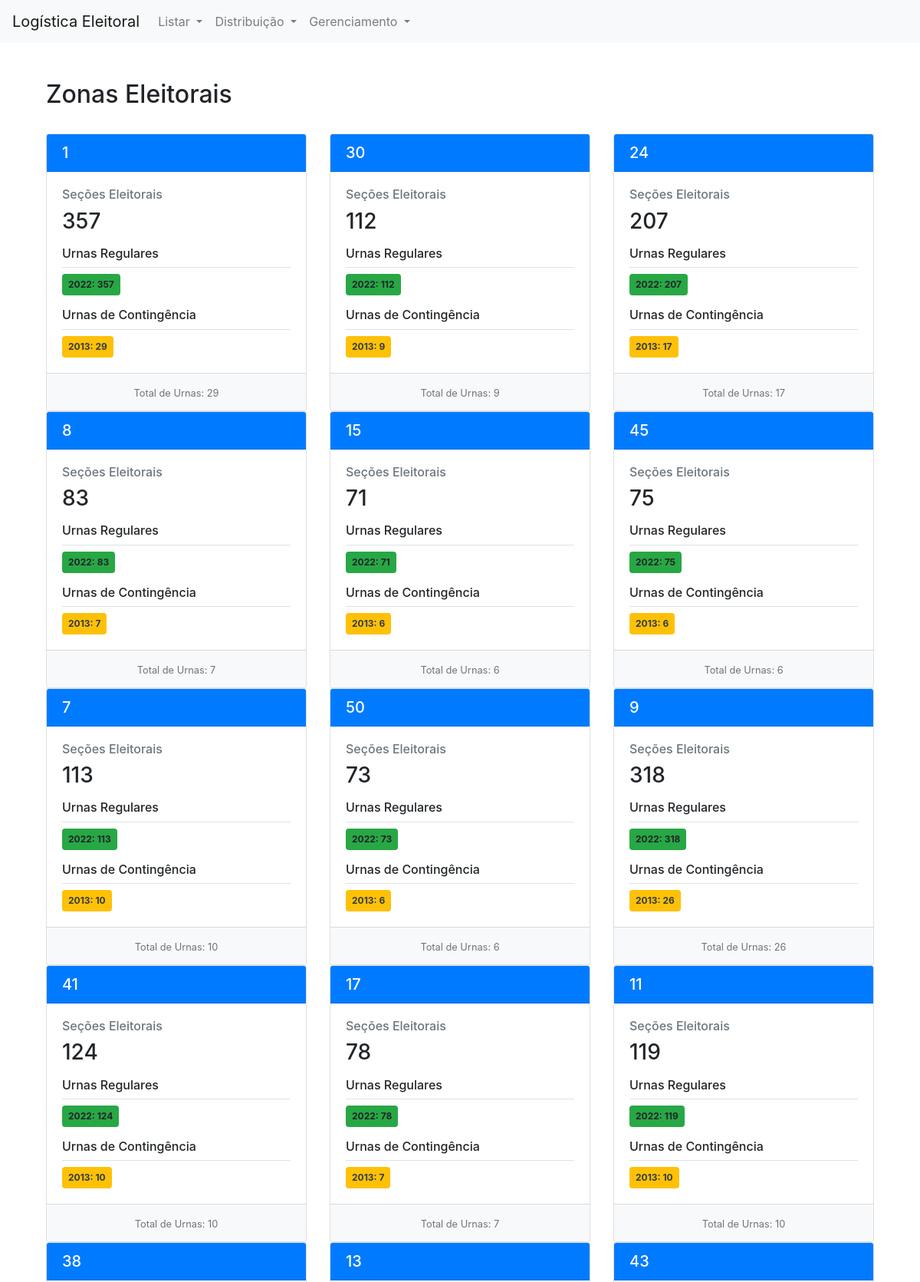
The page /zonas_cards/ (upper part) on the database its author committed.
### Logis/models.py (models this page shows, shortened)
class ZonaEleitoral(models.Model):
    nome = models.CharField(max_length=100, null=True)
    qtdSecoes = models.IntegerField(default=0, null=True)

class Urna(models.Model):
    MODELO_URNAS = [
        ('2013', '2013'),
        ('2015', '2015'),
        ('2020', '2020'),
        ('2022', '2022'),
    ]
    modelo = models.CharField(
        max_length=4,
        choices=MODELO_URNAS
    )
    bio = models.BooleanField(default=True)  # Suporte a biometria
    zona_eleitoral = models.ForeignKey(ZonaEleitoral, on_delete=models.CASCADE)  # Urna pertence a uma zona eleitoral
    qtd = models.IntegerField(default=0)
    contingencia = models.BooleanField(default=False)

### Logis/views/entidades.py (the view)
# urls.py: path('zonas_cards/', entidades.zona_list2, name='zona_list2'),
def zona_list2(request):
    zonas = ZonaEleitoral.objects.all()
    total_secoes = sum(zona.qtdSecoes for zona in zonas)  # Calculate the total
    return render(request, 'Logis/zona_list2.html', {'zonas': zonas, 'total_secoes': total_secoes})

### Logis/templates/Logis/zona_list2.html (shortened to what this page needs)
{% extends 'Logis/base.html' %}
{% block content %}
<div class="container-fluid">
    <div class="row mb-4">
        <div class="col">
            <h2>Zonas Eleitorais</h2>
        </div>
    </div>
    <div class="row row-cols-1 row-cols-md-2 row-cols-xl-3 g-4">
        {% for zona in zonas %}
        <div class="col">
            <div class="card h-100">
                <div class="card-header bg-primary text-white">
                    <h5 class="card-title mb-0">{{ zona.nome }}</h5>
                </div>
                <div class="card-body">
                    <div class="mb-3">
                        <h6 class="text-muted">Seções Eleitorais</h6>
                        <p class="h3">{{ zona.qtdSecoes }}</p>
                    </div>
                    <div class="row">
                        <div class="col-12 mb-3">
                            <h6 class="border-bottom pb-2">Urnas Regulares</h6>
                            <div class="d-flex flex-wrap gap-2">
                                {% for urna in zona.urna_set.all %}
                                    {% if not urna.contingencia and urna.qtd > 0 %}
                                        <div class="badge bg-success text-wrap p-2">
                                            {{ urna.modelo }}: {{ urna.qtd }}
                                        </div>
                                    {% endif %}
                                {% endfor %}
                            </div>
                        </div>
                        <div class="col-12">
                            <h6 class="border-bottom pb-2">Urnas de Contingência</h6>
                            <div class="d-flex flex-wrap gap-2">
                                {% for urna in zona.urna_set.all %}
                                    {% if urna.contingencia and urna.qtd > 0 %}
                                        <div class="badge bg-warning text-dark text-wrap p-2">
                                            {{ urna.modelo }}: {{ urna.qtd }}
                                        </div>
                                    {% endif %}
                                {% endfor %}
                            </div>
                        </div>
                    </div>
                </div>
                <div class="card-footer bg-light">
                    <div class="row text-center">
                        <div class="col">
                            <small class="text-muted">
                                Total de Urnas:
                                {% with total_urnas=0 %}
                                    {% for urna in zona.urna_set.all %}
                                        {% with new_total=total_urnas|add:urna.qtd %}
                                            {% if forloop.last %}
                                                {{ new_total }}
                                            {% endif %}
                                        {% endwith %}
                                    {% endfor %}
                                {% endwith %}
                            </small>
                        </div>
                    </div>
                </div>
            </div>
        </div>
        {% empty %}
        <div class="col-12">
            <div class="alert alert-info" role="alert">
                Nenhuma zona eleitoral cadastrada.
            </div>
        </div>
        {% endfor %}
    </div>
</div>
{% endblock %}

### rows shown on the page
ZonaEleitoral: nome "1", qtdSecoes "357"
Urna: modelo "2022", qtd "357"
Urna: modelo "2013", qtd "29"
ZonaEleitoral: nome "30", qtdSecoes "112"
Urna: modelo "2022", qtd "112"
Urna: modelo "2013", qtd "9"
ZonaEleitoral: nome "24", qtdSecoes "207"
Urna: modelo "2022", qtd "207"
Urna: modelo "2013", qtd "17"
ZonaEleitoral: nome "8", qtdSecoes "83"
Urna: modelo "2022", qtd "83"
Urna: modelo "2013", qtd "7"
ZonaEleitoral: nome "15", qtdSecoes "71"
Urna: modelo "2022", qtd "71"
Urna: modelo "2013", qtd "6"
ZonaEleitoral: nome "45", qtdSecoes "75"
Urna: modelo "2022", qtd "75"
Urna: modelo "2013", qtd "6", new_total "6"
ZonaEleitoral: nome "7", qtdSecoes "113"
Urna: modelo "2022", qtd "113"
Urna: modelo "2013", qtd "10"
ZonaEleitoral: nome "50", qtdSecoes "73"
Urna: modelo "2022", qtd "73"
Urna: modelo "2013", qtd "6"
ZonaEleitoral: nome "9", qtdSecoes "318"
Urna: modelo "2022", qtd "318"
Urna: modelo "2013", qtd "26"
ZonaEleitoral: nome "41", qtdSecoes "124"
Urna: modelo "2022", qtd "124"
Urna: modelo "2013", qtd "10", new_total "10"
ZonaEleitoral: nome "17", qtdSecoes "78"
Urna: modelo "2022", qtd "78"
Urna: modelo "2013", qtd "7"
ZonaEleitoral: nome "11", qtdSecoes "119"
Urna: modelo "2022", qtd "119"
Urna: modelo "2013", qtd "10"
ZonaEleitoral: nome "38"
ZonaEleitoral: nome "13"
ZonaEleitoral: nome "43"
